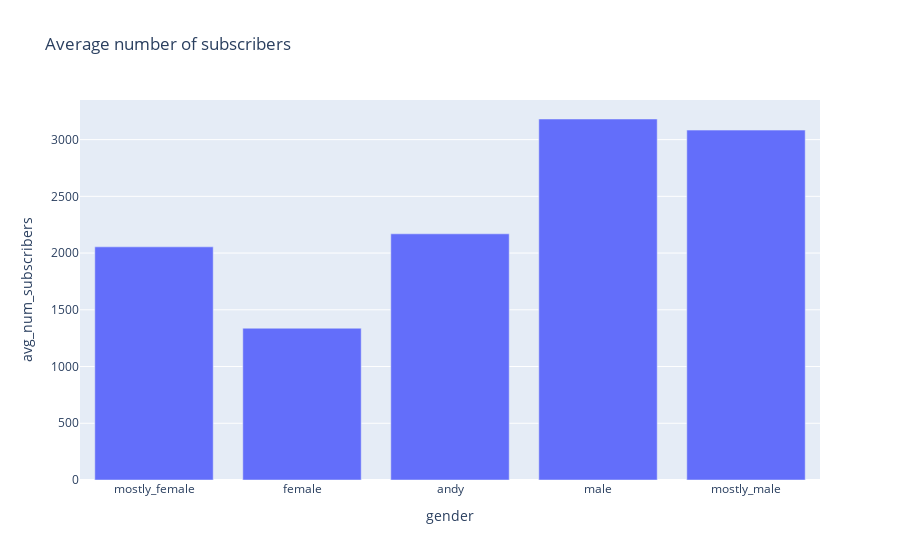

This figure's notebook cell:
### Code cell
avg_num_subscribers_per_gender_ks.plot.bar(x='gender',y='avg_num_subscribers',title='Average number of subscribers')

### Figure 1 — Plotly figure (JSON) as saved in the notebook; plotly's stock layout.template omitted (floating-point values rounded to 4 significant figures)
{"data": [{"alignmentgroup": "True", "hovertemplate": "gender=%{x}<br>avg_num_subscribers=%{y}<extra></extra>", "legendgroup": "", "marker": {"color": "#636efa", "pattern": {"shape": ""}}, "name": "", "offsetgroup": "", "orientation": "v", "showlegend": false, "textposition": "auto", "type": "bar", "x": ["mostly_female", "female", "andy", "male", "mostly_male"], "xaxis": "x", "y": [2055.0, 1338.0, 2170.0, 3182.0, 3084.0], "yaxis": "y"}], "layout": {"barmode": "relative", "legend": {"tracegroupgap": 0}, "title": {"text": "Average number of subscribers"}, "xaxis": {"anchor": "y", "domain": [0, 1], "title": {"text": "gender"}}, "yaxis": {"anchor": "x", "domain": [0, 1], "title": {"text": "avg_num_subscribers"}}}}
